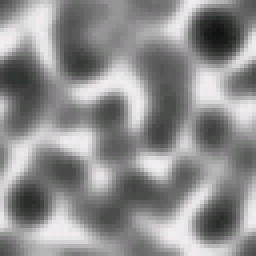
#> input picture texturen/02b66e6f8791be66_64x64.png, 64 x 64 px (shown 4 times larger); its folder holds only this picture in this run
$ python orm_karten.py ../texturen/02b66e6f8791be66_64x64.png
#> lines starting #> are read from the running program, lines starting #| are printed output that depends on the picture
"""Erzeugt ORM-Karten (Occlusion/Roughness/Metal) aus den Albedo-Texturen.

*** ALLES HIER IST HEURISTIK, KEINE MESSUNG. *** Aus einer Farbkarte
laesst sich keine echte Materialeigenschaft ableiten. Die Annahmen:

  R (Occlusion) : 1.0 -- kein AO-Schaetzwert, der Kanal ist Platzhalter.
  G (Rauheit)   : dunkel = rau, hell = glatter. Unter Wasser plausibel:
                  blankgescheuertes Metall ist hell UND glatt, Rost und
                  Bewuchs sind dunkel UND rau. Bereich 0.35..0.9;
                  Metallflaechen werden zusaetzlich geglaettet.
  B (Metall)    : entsaettigt UND nicht zu dunkel = Metall (584).
                  Grau + hell liest sich als blankes Metall; Rost
                  (orange, gesaettigt) und Bewuchs (gruen, gesaettigt)
                  fallen ueber die Saettigung heraus. Konservativ auf
                  hoechstens 0.9 skaliert und mit Exponent 1.5
                  entschaerft -- lieber zu wenig Metall als Chrom auf
                  Beton. Der Shader (584) toent damit die Cubemap-
                  Spiegelung mit der Eigenfarbe und loest ihr Gewicht
                  vom Fresnel-Winkel.

Der Shader liest G (Rauheit, 571) und B (Metall, 584) von s9.

Seit 584 werden Karten fuer ALLE Nicht-Normalkarten erzeugt, nicht
mehr nur fuer "farbige" Texturen: gerade die grauen, entsaettigten
Texturen sind die Metallkandidaten, und die alte Farbigkeitsschwelle
(Kanaldifferenz >= 6) schloss genau sie aus.

Aufruf:  orm_karten.py            Probe (3 Karten in den Scratchpad)
         orm_karten.py --alle     alle Texturen ausser Normalkarten
"""
import os, sys, glob
import numpy as np
from PIL import Image

TEX = r"c:\Program Files (x86)\GOG Galaxy\Games\AquaNox\mod_docu\texturen"
ZIEL = os.path.join(TEX, "orm")


def istNormalkarte(pfad):
    a = np.asarray(Image.open(pfad).convert("RGB").resize((64, 64)), dtype=np.float32)
    r, g, b = a[..., 0].mean(), a[..., 1].mean(), a[..., 2].mean()
    return b > 150 and b > r + 25 and b > g + 25 and abs(r - g) < 30 and 90 < r < 190


def glatt(k):
    """2x2-Mittel gegen Pixelflirren, ohne scipy."""
    return (k + np.roll(k, 1, 0) + np.roll(k, 1, 1)
            + np.roll(np.roll(k, 1, 0), 1, 1)) * 0.25


def orm(pfad):
    im = Image.open(pfad).convert("RGB")
    a = np.asarray(im, dtype=np.float32) / 255.0
    luma = 0.299 * a[..., 0] + 0.587 * a[..., 1] + 0.114 * a[..., 2]
    l2 = glatt(luma)

    rough = np.clip(0.9 - 0.55 * l2, 0.35, 0.9)

    # Metall: Saettigung (max-min)/max klein UND Helligkeit ausreichend.
    mx = a.max(axis=-1)
    mn = a.min(axis=-1)
    s2 = glatt((mx - mn) / (mx + 1e-4))
    metall = (np.clip((0.30 - s2) / 0.30, 0.0, 1.0)
              * np.clip((l2 - 0.20) / 0.30, 0.0, 1.0))
    metall = np.clip(metall, 0.0, 1.0) ** 1.5 * 0.9

    # *** ZWEI KORREKTUREN AUS DER GEGENPRUEFUNG (584b). ***
    # 1. Einfarbige Quellen sind Hilfs-/Platzhaltertexturen, kein
    #    Metall -- 9 rein weisse Texturen bekamen sonst 0.90.
    if float(a.std(axis=(0, 1)).max()) < 1.0 / 255.0:
        metall[:] = 0.0

    # 2. Fels ist genauso grau und hell wie Metall -- Saettigung und
    #    Helligkeit KOENNEN die beiden nicht trennen (gemessen: Fels
    #    0.65, echtes Maschinenteil 0.23). Was sie trennt, ist der
    #    LOKALKONTRAST: Geroell flirrt (0.077..0.082), bearbeitete
    #    Flaechen sind glatt (unter 0.035). Rampe 0.035..0.06 -> 1..0,
    #    je Textur (nicht je Pixel: eine Textur ist EIN Material).
    lk = float(np.abs(luma - l2).mean())
    metall *= np.clip((0.06 - lk) / 0.025, 0.0, 1.0)

    # Metallische Flaechen sind glatter als ihre Helligkeit vermuten
    # laesst -- sonst frisst die Rauheitsdaempfung (1 - Rauheit^2) im
    # Shader den frisch gewonnenen Spiegelanteil gleich wieder auf.
    rough = rough * (1.0 - 0.35 * metall)

    aus = np.stack([np.ones_like(rough),       # R: Occlusion = 1
                    rough,                     # G: Rauheit
                    metall],                   # B: Metall (584)
                   axis=-1)
    return Image.fromarray((aus * 255.0 + 0.5).astype(np.uint8), "RGB")


def lightmapHashes():
    """Dumps, die Level-Lightmaps sind (591) -- keine Karten dafuer."""
    liste = os.path.join(TEX, "lightmap_hashes.txt")
    if not os.path.isfile(liste):
        return set()
    aus = set()
    for zeile in open(liste, encoding="utf-8"):
        if zeile.strip() and not zeile.startswith("#"):
            aus.add(zeile.split("\t")[0].strip())
    return aus


alle = "--alle" in sys.argv
_lm = lightmapHashes()
quellen = [q for q in sorted(glob.glob(os.path.join(TEX, "*.png")))
           if not istNormalkarte(q)
           and os.path.basename(q).replace(".png", "") not in _lm]
#> in istNormalkarte, `r, g, b = a[..., 0].mean(), a[..., 1].mean(), a[..., 2].mean()`: r = 142; g = 141.8; b = 142

if not alle:
    quellen = sorted(quellen, key=os.path.getsize, reverse=True)[:3]
#> quellen = 1 item
    ziel = os.path.dirname(os.path.abspath(__file__))
else:
    ziel = ZIEL
    os.makedirs(ziel, exist_ok=True)

n = 0
werte = []
for q in quellen:
    name = os.path.basename(q).replace(".png", "_orm.png")
    try:
        bild = orm(q)
#> in orm, im is the input picture: PIL image 64x64 RGB; mean R, G, B 142, 141.8, 142
#> in glatt, `return (k + np.roll(k, 1, 0) + np.roll(k, 1, 1) + np.roll(np.roll(k, 1..`:
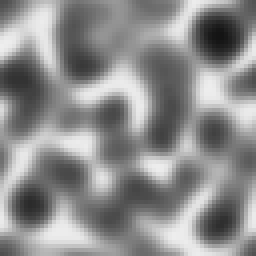
#> returned value: shape (64, 64) float32 (shown 4 times larger); min 0.0785, max 0.934, mean 0.556
#> in orm, `rough = np.clip(0.9 - 0.55 * l2, 0.35, 0.9)`:
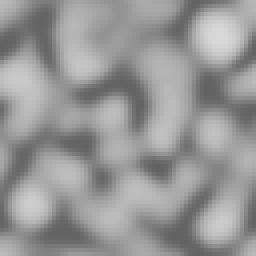
#> rough: shape (64, 64) float32 (shown 4 times larger); min 0.387, max 0.857, mean 0.594
#> in glatt (call 2), `return (k + np.roll(k, 1, 0) + np.roll(k, 1, 1) + np.roll(np.roll(k, 1..`:
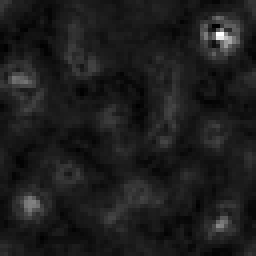
#> returned value: shape (64, 64) float32 (shown 4 times larger); min 0, max 0.147, mean 0.017; drawn with min black and max white
#> in orm, `metall = (np.clip((0.30 - s2) / 0.30, 0.0, 1.0) * np.clip((l2 - 0.20) ..`:
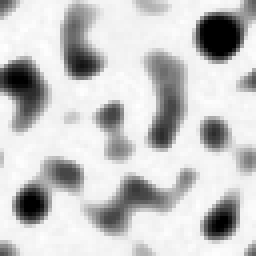
#> metall: shape (64, 64) float32 (shown 4 times larger); min 0, max 1, mean 0.781
#> in orm, `metall = np.clip(metall, 0.0, 1.0) ** 1.5 * 0.9`:
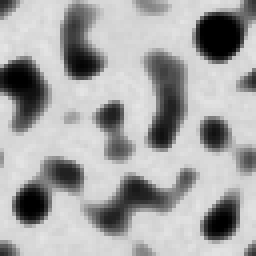
#> metall: shape (64, 64) float32 (shown 4 times larger); min 0, max 0.9, mean 0.652
#> in orm, `lk = float(np.abs(luma - l2).mean())`: lk = 0.0354
#> in orm, `rough = rough * (1.0 - 0.35 * metall)`:
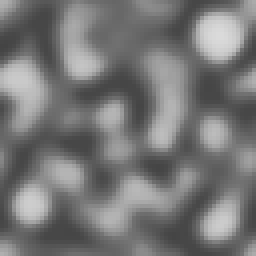
#> rough: shape (64, 64) float32 (shown 4 times larger); min 0.269, max 0.857, mean 0.469
#> in orm, `aus = np.stack([np.ones_like(rough),`:
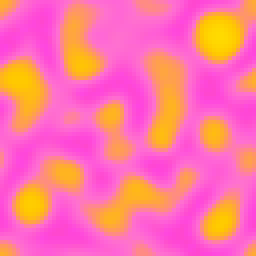
#> aus: shape (64, 64, 3) float32 (shown 4 times larger); mean of channels 0, 1, 2 1, 0.469, 0.641; drawn as R, G, B
        bild.save(os.path.join(ziel, name))
        werte.append((name, np.asarray(bild)[..., 2].mean() / 255.0))
        n += 1
    except Exception as e:
        print("FEHLER %s: %s" % (name, e))

print("%d ORM-Karten erzeugt in %s" % (n, ziel))
werte.sort(key=lambda x: -x[1])
print("Hoechste Metall-Mittelwerte:")
for name, m in werte[:10]:
    print("  %.3f  %s" % (m, name))
#> this loop made 1 pass
#> (name, m) on pass 1: ('02b66e6f8791be66_64x64_orm.png', 0.641)
#|   0.641  02b66e6f8791be66_64x64_orm.png

# Manuelle Vorgaben IMMER nach der Erzeugung anwenden (587b) --
# sonst wuerde jede Neuerzeugung die Handarbeit ueberschreiben.
if alle:
    import orm_override
    orm_override.anwenden(ziel)

$ run again, on texturen/0e36d30afa54c530_64x64.png
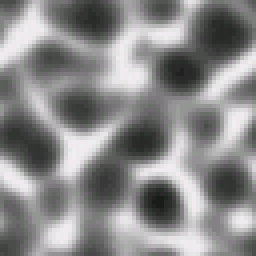
#> input picture texturen/0e36d30afa54c530_64x64.png, 64 x 64 px (shown 4 times larger)
#> r = 138; g = 137.9; b = 138
#> quellen = 1 item
#> in orm, im is the input picture: PIL image 64x64 RGB; mean R, G, B 138, 137.9, 138
#> in orm, `metall = np.clip(metall, 0.0, 1.0) ** 1.5 * 0.9`:
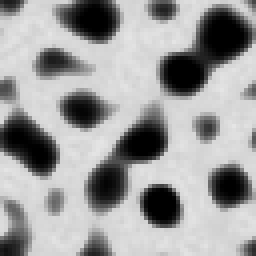
#> metall: shape (64, 64) float32 (shown 4 times larger); min 0, max 0.9, mean 0.615
#> lk = 0.0364
#> in orm, `aus = np.stack([np.ones_like(rough),`:
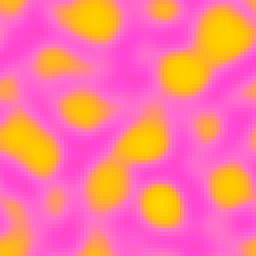
#> aus: shape (64, 64, 3) float32 (shown 4 times larger); mean of channels 0, 1, 2 1, 0.49, 0.582; drawn as R, G, B
#> the loop `for name, m in werte[:10]:` made 1 pass
#> (name, m) on pass 1: ('0e36d30afa54c530_64x64_orm.png', 0.582)
#> (printed output is left out)

$ run again, on texturen/1024ba9e561928a2_512x512.png
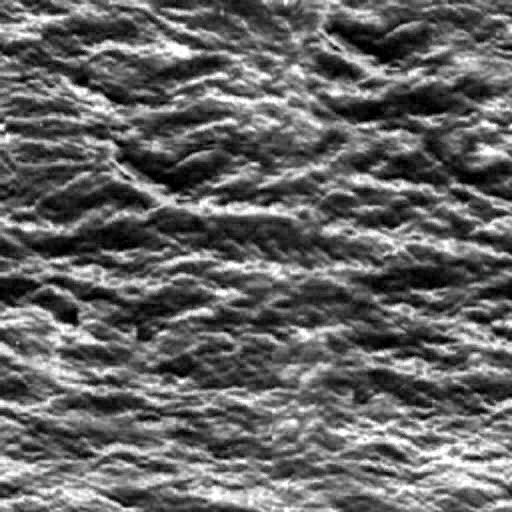
#> input picture texturen/1024ba9e561928a2_512x512.png, 512 x 512 px
#> r = 100.8; g = 100.9; b = 100.8
#> quellen = 1 item
#> in orm, `metall = np.clip(metall, 0.0, 1.0) ** 1.5 * 0.9`:
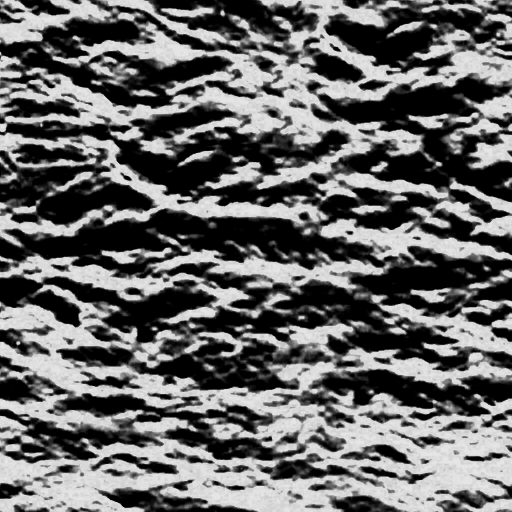
#> metall: shape (512, 512) float32; min 0, max 0.9, mean 0.405
#> lk = 0.0309
#> in orm, `aus = np.stack([np.ones_like(rough),`:
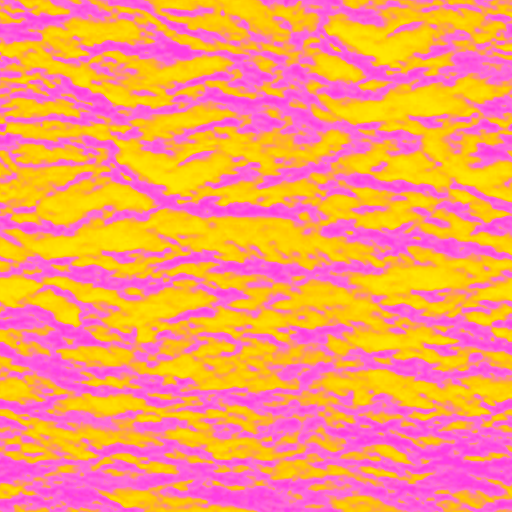
#> aus: shape (512, 512, 3) float32; mean of channels 0, 1, 2 1, 0.601, 0.405; drawn as R, G, B
#> the loop `for name, m in werte[:10]:` made 1 pass
#> (name, m) on pass 1: ('1024ba9e561928a2_512x512_orm.png', 0.405)
#> (printed output is left out)

$ run again, on texturen/07bbffabe10d12f0_64x64.png
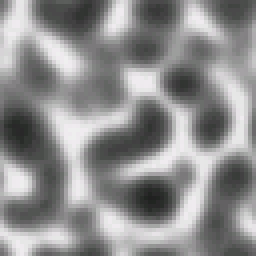
#> input picture texturen/07bbffabe10d12f0_64x64.png, 64 x 64 px (shown 4 times larger)
#> r = 142.5; g = 142.3; b = 142.5
#> quellen = 1 item
#> in orm, im is the input picture: PIL image 64x64 RGB; mean R, G, B 142.5, 142.3, 142.5
#> lk = 0.0349
#> in orm, `aus = np.stack([np.ones_like(rough),`:
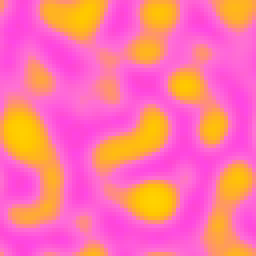
#> aus: shape (64, 64, 3) float32 (shown 4 times larger); mean of channels 0, 1, 2 1, 0.47, 0.638; drawn as R, G, B
#> the loop `for name, m in werte[:10]:` made 1 pass
#> (name, m) on pass 1: ('07bbffabe10d12f0_64x64_orm.png', 0.638)
#> (printed output is left out)
